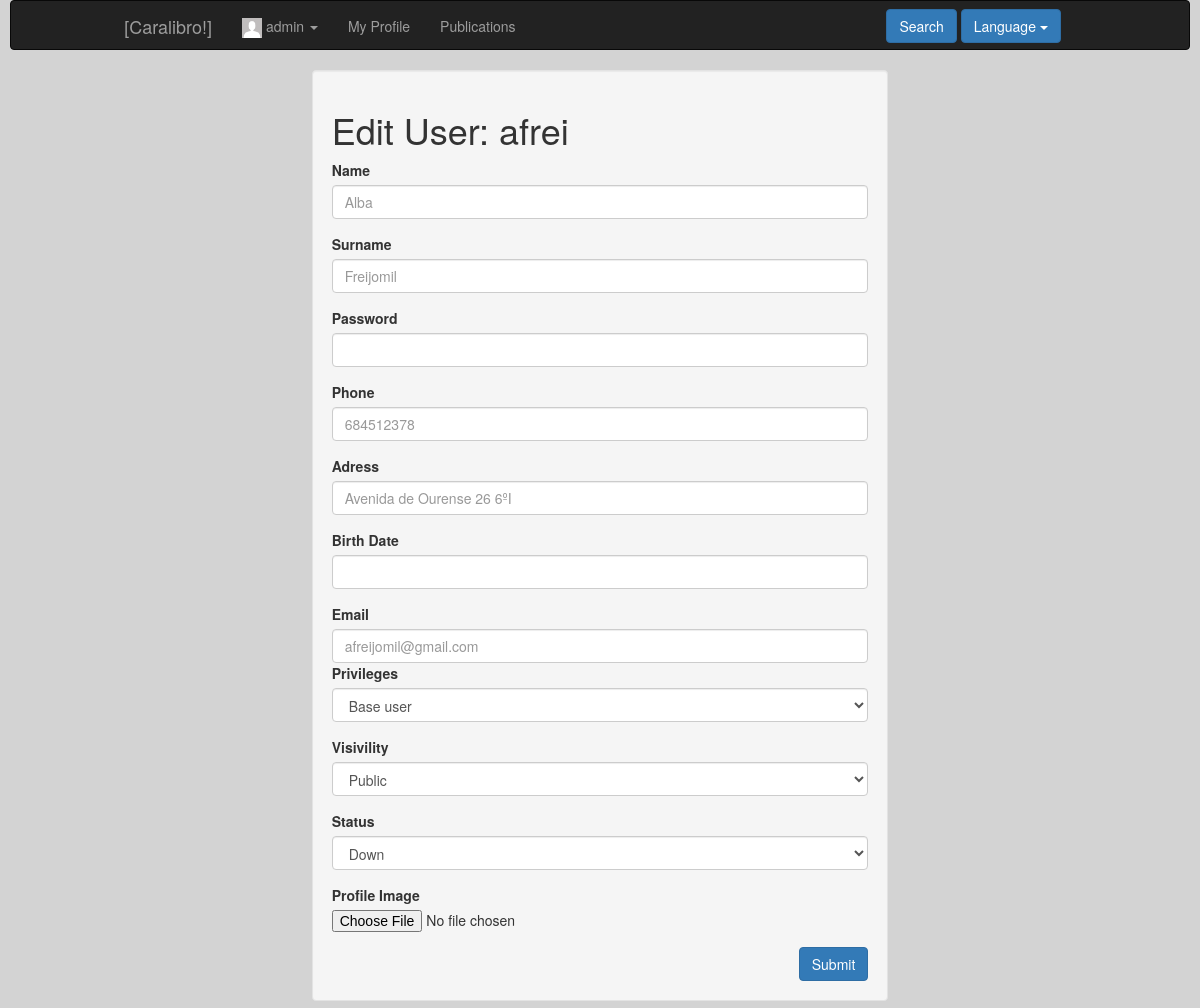
The page /index.php?controller=user&action=edit&id=5 (signed in) on the database as committed earlier.
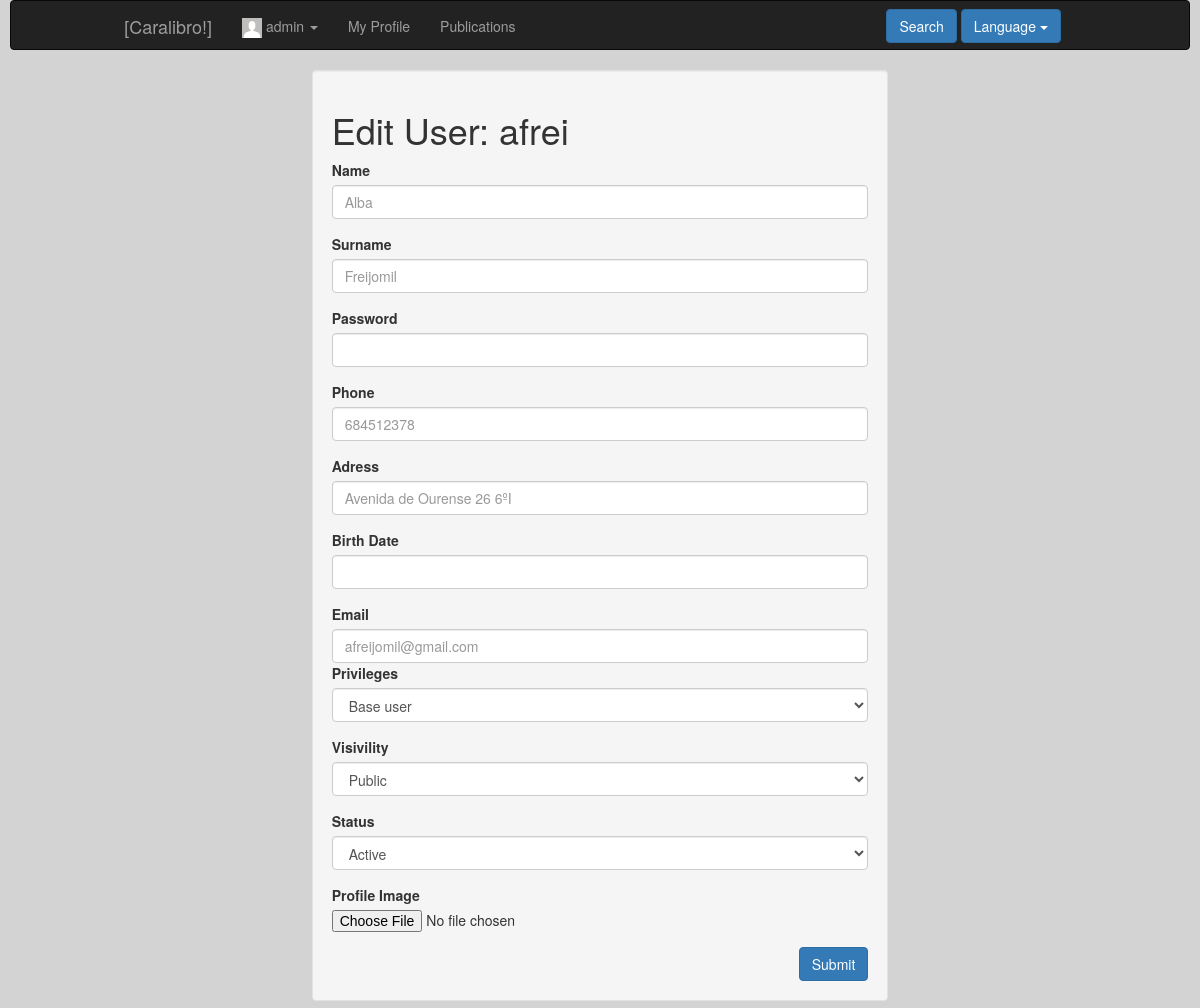
The same page on the database as committed later.
### tables this page shows
CREATE TABLE IF NOT EXISTS `user` (
`id` int(11) NOT NULL,
  `name` varchar(50) NOT NULL,
  `surname` varchar(100) NOT NULL,
  `email` varchar(100) NOT NULL,
  `phone` int(9) NOT NULL,
  `user` varchar(50) NOT NULL,
  `password` varchar(255) NOT NULL,
  `birthday` date NOT NULL,
  `address` varchar(100) NOT NULL,
  `status` tinyint(1) NOT NULL,
  `photo` varchar(255) DEFAULT NULL,
  `type` tinyint(1) NOT NULL,
  `private` tinyint(1) NOT NULL
);

### core/ViewManager.php (called while the page is built, shortened)
<?php
class ViewManager {
    private $variables = array();
    public function setVariable($varname, $value, $flash=false) {
        $this->variables[$varname] = $value;
    }
    public function getVariable($varname, $default=NULL) {
        if (!isset($this->variables[$varname])) {
            return $default;
        }
        return $this->variables[$varname];
    }
    public function render($controller, $viewname) {
        include(__DIR__."/../Views/$controller/$viewname.php");
    }
    private static $viewmanager_singleton = NULL;
    public static function getInstance() {
        if (self::$viewmanager_singleton == null) {
            self::$viewmanager_singleton = new ViewManager();
        }
        return self::$viewmanager_singleton;
    }
}

### Controllers/USER_Controller.php (called while the page is built, shortened)
<?php
require_once(__DIR__ . "/../core/ViewManager.php");
require_once(__DIR__ . "/../core/I18n.php");
require_once(__DIR__ . "/../Models/User.php");
require_once(__DIR__ . "/../Models/USER_Model.php");
class USER_Controller extends BaseController
{
    private $userModel;
    public function __construct()
    {
        $this->userModel = new USER_Model();
        $this->view->setLayout("base");
    }
    public function edit()
    {
        $userid = $_REQUEST["id"];
        $user = $this->userModel->showcurrent($userid);
        $this->view->setVariable("user", $user);
        $this->view->render("user", "USER_EDIT_Vista");
    }
}

### index.php (called while the page is built, shortened)
<?php
function run() {
    try{
        $controller = loadController($_GET["controller"]);
        $actionName = $_GET["action"];
        $controller->$actionName();
    } catch (Exception $ex) {
        die($ex->getMessage());
    }
}
function loadController($controllerName) {
    return new $controllerClassName();
}
run();
?>

### Views/messages/messages_es.php (called while the page is built)
<?php
  $i18n_messages =
  array(
  )
?>

### core/I18n.php (called while the page is built, shortened)
<?php
class I18n {
  private $messages;
  public function setLanguage($language) {
    $this->messages = $i18n_messages;
  }
  public function i18n($key) {
    if (isset($this->messages[$key])){
      return $this->messages[$key];
    }else{
      return $key;
    }
  }
  private static $i18n_singleton = null;
  public static function getInstance() {
    if (self::$i18n_singleton == NULL) {
      self::$i18n_singleton = new I18n();
    }
    return self::$i18n_singleton;
  }
}
function i18n($key) {
  return I18n::getInstance()->i18n($key);
}

### Models/User.php (called while the page is built, shortened)
<?php
class User {
    private $user;
    private $name;
    private $surname;
    private $email;
    private $phone;
    private $address;
    private $status;
    public function __construct($id=NULL, $user=NULL, $name=NULL, $surname=NULL, $email=NULL, $phone=NULL,
                                $birthday=NULL, $address=NULL, $status=1, $photo=NULL, $type=0,
                                $private=0, $password=NULL)
    {
     $this->user = $user;
     $this->name = $name;
     $this->surname = $surname;
     $this->email = $email;
     $this->phone = $phone;
     $this->address = $address;
     $this->status = $status;
    }
    public function getUser() {
        return $this->user;
    }
    public function getName() {
        return $this->name;
    }
    public function setName($name) {
        $this->name = $name;
    }
    public function getSurname() {
        return $this->surname;
    }
    public function getEmail() {
        return $this->email;
    }
    public function getPhone() {
        return $this->phone;
    }
    public function getAddress() {
        return $this->address;
    }
    public function getStatus() {
        return $this->status;
    }
}

### Models/USER_Model.php (called while the page is built, shortened)
<?php
require_once(__DIR__."/../core/PDOConnection.php");
class USER_Model {
    private $db;
    public function __construct()
    {
        $this->db = PDOConnection::getInstance();
    }
    public function showcurrent($userID)
    {
        $sql = $this->db->prepare("SELECT * FROM user WHERE id=?");
        $sql->execute(array($userID));
        $user = $sql->fetch(PDO::FETCH_ASSOC);
        if($user != NULL) {
            return new User($user["id"], $user["user"], $user["name"], $user["surname"], $user["email"],
                                        $user["phone"], $user["birthday"], $user["address"], $user["status"],
                                        $user["photo"], $user["type"], $user["private"]);
        } else {
            return NULL;
        }
    }
}

### core/PDOConnection.php (called while the page is built)
<?php
class PDOConnection {
    private static $dbhost = "127.0.0.1";
    private static $dbname = "ET3Grupo1";
    private static $dbuser = "ET3Grupo1";
    private static $dbpass = "ET3Grupo1";
    private static $db_singleton = null;
    public static function getInstance() {
        if (self::$db_singleton == null) {
            self::$db_singleton = new PDO(
                "mysql:host=".self::$dbhost.";dbname=".self::$dbname.";charset=utf8",
                self::$dbuser,
                self::$dbpass,
                array(
                    PDO::ATTR_EMULATE_PREPARES => false,
                    PDO::ATTR_ERRMODE => PDO::ERRMODE_EXCEPTION
                )
            );
        }
        return self::$db_singleton;
    }
}
?>

### Views/user/USER_EDIT_Vista.php (the view, shortened to what the changed rows need)
<?php
require_once(__DIR__."/../../core/ViewManager.php");
$view = ViewManager::getInstance();
$user = $view->getVariable("user");
$errors = $view->getVariable("errors");
?>
<?php print_r($errors) ?>
 <div class="container-fluid">
 	<div class="col-md-8 col-md-offset-2" >
 		<div class="well">
 		<div class="container-fluid">
	 		<div class="row">
	 			<h1><?= i18n("Edit User: ")?><?= $user->getUser() ?></h1>
	 		</div>
	 		<div class="row">
		 		<form>
		 			<div class="form-group">
					    <label for="name"><?= i18n("Name")?></label>
					    <input type="text" class="form-control" id="name" name="name" placeholder="<?= $user->getName()?>">
					  </div>
					  <div class="form-group">
					    <label for="surname"><?= i18n("Surname")?></label>
					    <input type="text" class="form-control" id="surname" name="surname" placeholder="<?= $user->getSurname()?>">
					  </div>
					  <div class="form-group">
					    <label for="phone"><?= i18n("Phone")?></label>
					    <input type="number" class="form-control" id="phone" name="phone" placeholder="<?= $user->getPhone()?>">
					  </div>
					  <div class="form-group">
					    <label for="address"><?= i18n("Adress")?></label>
					    <input type="text" class="form-control" id="address" name="address" placeholder="<?= $user->getAddress()?>">
					  </div>
					  <div class="form-group">
					    <label for="email"><?= i18n("Email")?></label>
					    <input type="email" class="form-control" id="email" name="email" placeholder="<?= $user->getEmail() ?>">
					  <div class="form-group">
					    <label for="type"><?= i18n("Privileges")?></label>
					    <select class="form-control" id="type" name="type">
					    </select>
					  </div>
					  <div class="form-group">
					    <label for="private"><?= i18n("Visivility")?></label>
					    <select class="form-control" id="private" name="private">
					    </select>
					  </div>
					  <div class="form-group">
					    <label for="status"><?= i18n("Status")?></label>
					    <select class="form-control" id="status" name="status">
					      <option value="up"><?= i18n("Active")?></option>
					      <option
							<?php
								if (!$user->getStatus()) {
								 	echo " selected ";
								 }
							 ?>
					       value="down"><?= i18n("Down")?></option>
					    </select>
					  </div>
					  <div class="form-group">
					    <label for="file"><?= i18n("Profile Image")?></label>
					    <input type="file" class="form-control-file" id="file" name="file">
					  </div>
					  <button type="submit" name="submit" class="btn btn-primary pull-right"><?= i18n("Submit")?></button>
					</form>
	 		</div>
 		</div>
 		</div>
 	</div>
 </div>

Rows that differ between the two databases and show on the page:
changed user "afrei": status "Down" → (not shown)
Other text that changed with them:
form field status: (not shown) → "Active"
